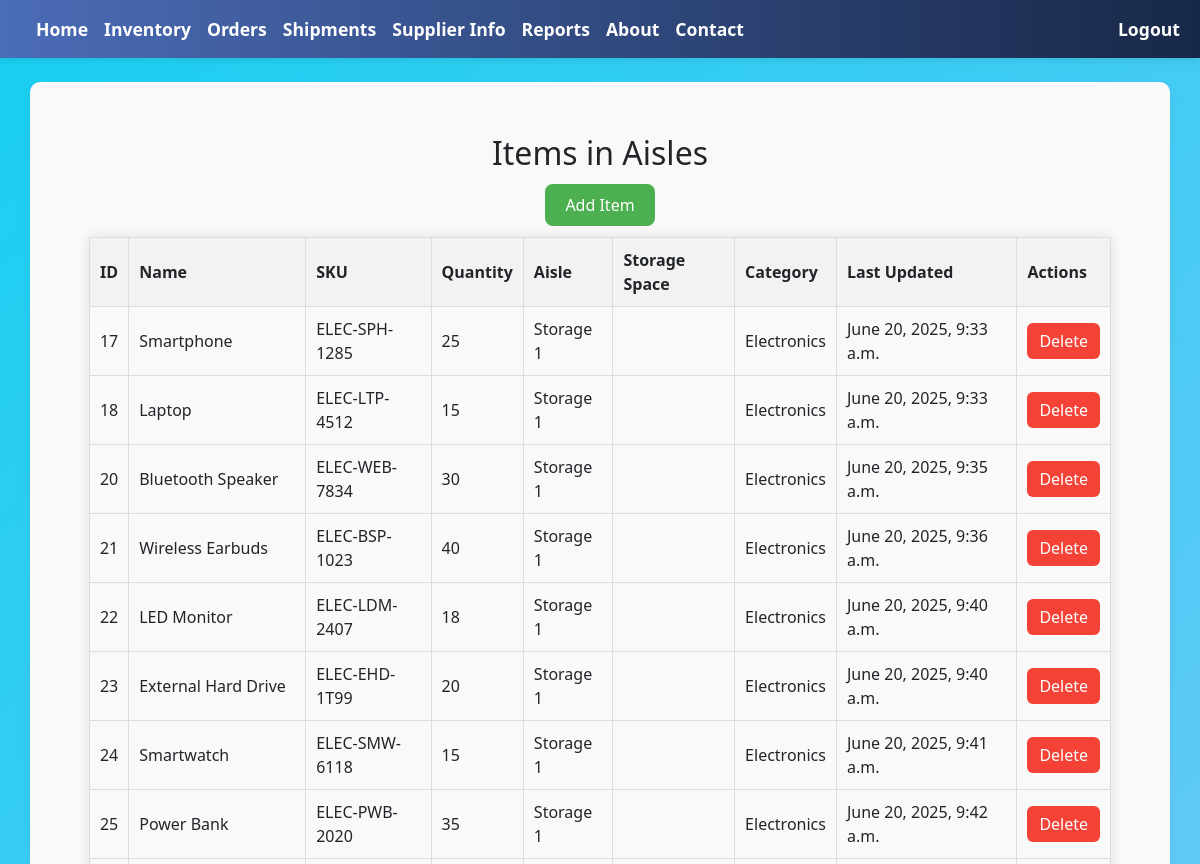
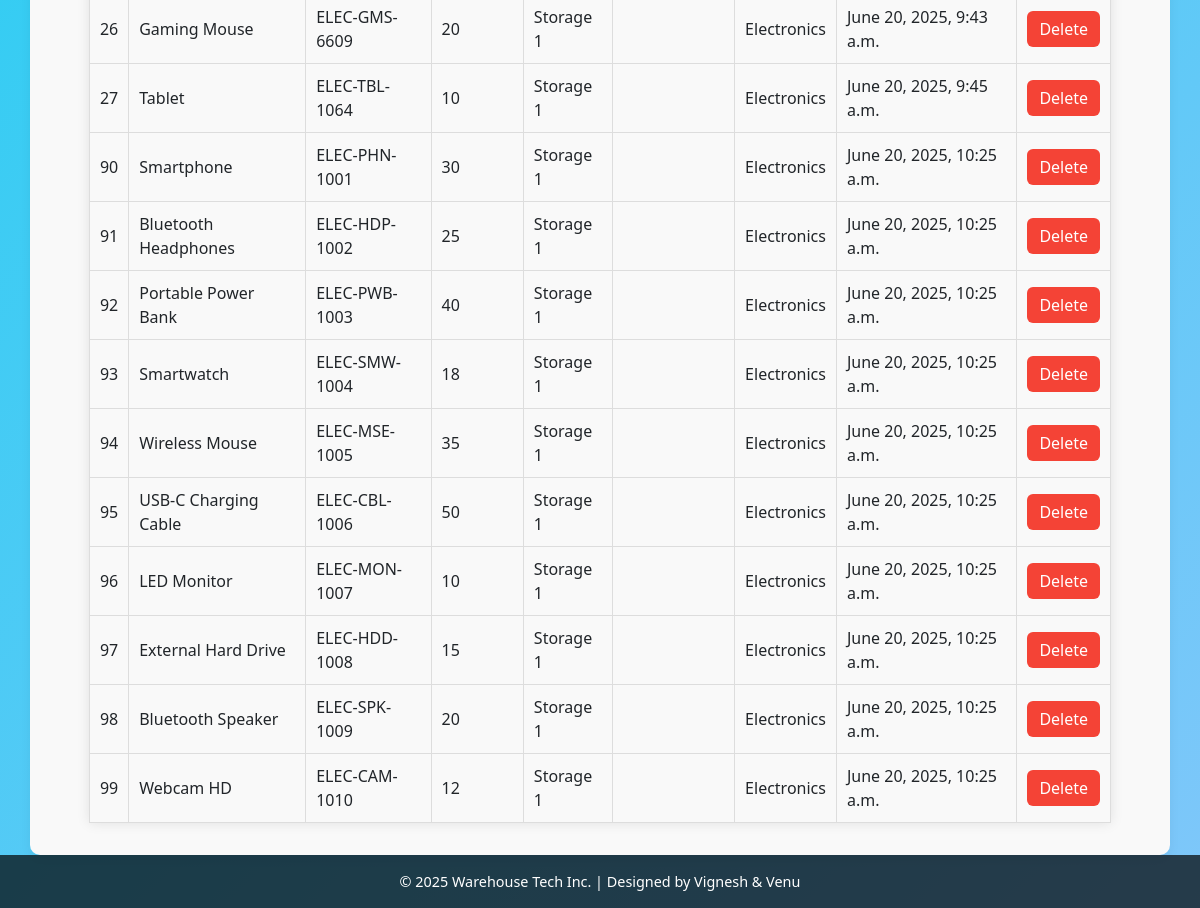
/aisle/38/items/ (signed in), run on the app's committed database (2 pictures, top to bottom).
### home/models.py (models this page shows, shortened)
class Item(models.Model):
    aisle = models.ForeignKey(Aisle, on_delete=models.CASCADE, related_name='items')
    storage_space = models.ForeignKey(StorageSpace, on_delete=models.SET_NULL, null=True, blank=True, related_name='items')
    name = models.CharField(max_length=100)
    sku = models.CharField(max_length=100)
    quantity = models.PositiveIntegerField()
    description = models.TextField(blank=True, null=True)
    last_updated = models.DateTimeField(auto_now=True)
    category = models.CharField(max_length=100, blank=True, null=True)

class Aisle(models.Model):
    name = models.CharField(max_length=100)
    category = models.CharField(max_length=100)
    storage_capacity = models.PositiveIntegerField()  # max number of storage spaces in this aisle

### home/views.py (the view)
# urls.py: path('aisle/<int:aisle_id>/items/', views.view_aisle_items, name='view_aisle_items'),
@login_required
def view_aisle_items(request, aisle_id):
    aisle = get_object_or_404(Aisle, id=aisle_id)
    items = Item.objects.filter(aisle=aisle)  # filter by aisle, NOT storage_space
    return render(request, 'view_aisle_items.html', {'aisle': aisle, 'items': items})

### templates/view_aisle_items.html (shortened to what this page needs)
{% extends "base.html" %}
{% block content %}
<h2 style="text-align:center; margin: 20px 0;">Items in Aisles</h2>
<div style="text-align: center; margin-bottom: 20px;">
    <a href="{% url 'add_item' %}" class="button" style="padding: 10px 20px; background: #4CAF50; color: white; border-radius: 8px; text-decoration: none;">Add Item</a>
</div>
<table style="width: 95%; margin: auto; border-collapse: collapse; box-shadow: 0 0 12px rgba(0,0,0,0.1);">
    <thead style="background-color: #f2f2f2;">
        <tr>
            <th style="padding: 10px; border: 1px solid #ddd;">ID</th>
            <th style="padding: 10px; border: 1px solid #ddd;">Name</th>
            <th style="padding: 10px; border: 1px solid #ddd;">SKU</th>
            <th style="padding: 10px; border: 1px solid #ddd;">Quantity</th>
            <th style="padding: 10px; border: 1px solid #ddd;">Aisle</th>
            <th style="padding: 10px; border: 1px solid #ddd;">Storage Space</th>
            <th style="padding: 10px; border: 1px solid #ddd;">Category</th>
            <th style="padding: 10px; border: 1px solid #ddd;">Last Updated</th>
            <th style="padding: 10px; border: 1px solid #ddd;">Actions</th>
        </tr>
    </thead>
    <tbody>
        {% for item in items %}
        <tr>
            <td style="padding: 10px; border: 1px solid #ddd;">{{ item.id }}</td>
            <td style="padding: 10px; border: 1px solid #ddd;">{{ item.name }}</td>
            <td style="padding: 10px; border: 1px solid #ddd;">{{ item.sku }}</td>
            <td style="padding: 10px; border: 1px solid #ddd;">{{ item.quantity }}</td>
            <td style="padding: 10px; border: 1px solid #ddd;">{{ item.aisle.name }}</td>
            <td style="padding: 10px; border: 1px solid #ddd;">{{ item.storage_space.space_number }}</td>
            <td style="padding: 10px; border: 1px solid #ddd;">{{ item.category }}</td>
            <td style="padding: 10px; border: 1px solid #ddd;">{{ item.last_updated }}</td>
            <td style="padding: 10px; border: 1px solid #ddd;">
                <form method="POST" action="{% url 'delete_item' item.id %}" style="display:inline;">
                    <button type="submit" style="background: #f44336; color: white; border: none; padding: 6px 12px; border-radius: 6px;">Delete</button>
                </form>
            </td>
        </tr>
        {% empty %}
        <tr><td colspan="9" style="text-align:center; padding: 20px;">No items found.</td></tr>
        {% endfor %}
    </tbody>
</table>
{% endblock %}

### templates/base.html (style rules this page uses)
body, html { height: 100%; margin: 0; display: flex; flex-direction: column; }
body { background: linear-gradient(-45deg, rgb(211, 113, 244), rgb(224, 86, 86), #a1c4fd, rgb(24, 207, 240)); background-size: 400% 400%; animation: gradientShift 15s ease infinite; }
h1, .card-title, .card-text, a { color: #333; }

### data on the page
Item: id "17", name "Smartphone", sku "ELEC-SPH-1285", quantity "25", aisle.name "Storage 1", category "Electronics", last_updated "June 20, 2025, 9:33 a.m."
Item: id "18", name "Laptop", sku "ELEC-LTP-4512", quantity "15", aisle.name "Storage 1", category "Electronics", last_updated "June 20, 2025, 9:33 a.m."
Item: id "20", name "Bluetooth Speaker", sku "ELEC-WEB-7834", quantity "30", aisle.name "Storage 1", category "Electronics", last_updated "June 20, 2025, 9:35 a.m."
Item: id "21", name "Wireless Earbuds", sku "ELEC-BSP-1023", quantity "40", aisle.name "Storage 1", category "Electronics", last_updated "June 20, 2025, 9:36 a.m."
Item: id "22", name "LED Monitor", sku "ELEC-LDM-2407", quantity "18", aisle.name "Storage 1", category "Electronics", last_updated "June 20, 2025, 9:40 a.m."
Item: id "23", name "External Hard Drive", sku "ELEC-EHD-1T99", quantity "20", aisle.name "Storage 1", category "Electronics", last_updated "June 20, 2025, 9:40 a.m."
Item: id "24", name "Smartwatch", sku "ELEC-SMW-6118", quantity "15", aisle.name "Storage 1", category "Electronics", last_updated "June 20, 2025, 9:41 a.m."
Item: id "25", name "Power Bank", sku "ELEC-PWB-2020", quantity "35", aisle.name "Storage 1", category "Electronics", last_updated "June 20, 2025, 9:42 a.m."
Item: id "26", name "Gaming Mouse", sku "ELEC-GMS-6609", quantity "20", aisle.name "Storage 1", category "Electronics", last_updated "June 20, 2025, 9:43 a.m."
Item: id "27", name "Tablet", sku "ELEC-TBL-1064", quantity "10", aisle.name "Storage 1", category "Electronics", last_updated "June 20, 2025, 9:45 a.m."
Item: id "90", name "Smartphone", sku "ELEC-PHN-1001", quantity "30", aisle.name "Storage 1", category "Electronics", last_updated "June 20, 2025, 10:25 a.m."
Item: id "91", name "Bluetooth Headphones", sku "ELEC-HDP-1002", quantity "25", aisle.name "Storage 1", category "Electronics", last_updated "June 20, 2025, 10:25 a.m."
Item: id "92", name "Portable Power Bank", sku "ELEC-PWB-1003", quantity "40", aisle.name "Storage 1", category "Electronics", last_updated "June 20, 2025, 10:25 a.m."
Item: id "93", name "Smartwatch", sku "ELEC-SMW-1004", quantity "18", aisle.name "Storage 1", category "Electronics", last_updated "June 20, 2025, 10:25 a.m."
Item: id "94", name "Wireless Mouse", sku "ELEC-MSE-1005", quantity "35", aisle.name "Storage 1", category "Electronics", last_updated "June 20, 2025, 10:25 a.m."
Item: id "95", name "USB-C Charging Cable", sku "ELEC-CBL-1006", quantity "50", aisle.name "Storage 1", category "Electronics", last_updated "June 20, 2025, 10:25 a.m."
Item: id "96", name "LED Monitor", sku "ELEC-MON-1007", quantity "10", aisle.name "Storage 1", category "Electronics", last_updated "June 20, 2025, 10:25 a.m."
Item: id "97", name "External Hard Drive", sku "ELEC-HDD-1008", quantity "15", aisle.name "Storage 1", category "Electronics", last_updated "June 20, 2025, 10:25 a.m."
Item: id "98", name "Bluetooth Speaker", sku "ELEC-SPK-1009", quantity "20", aisle.name "Storage 1", category "Electronics", last_updated "June 20, 2025, 10:25 a.m."
Item: id "99", name "Webcam HD", sku "ELEC-CAM-1010", quantity "12", aisle.name "Storage 1", category "Electronics", last_updated "June 20, 2025, 10:25 a.m."
